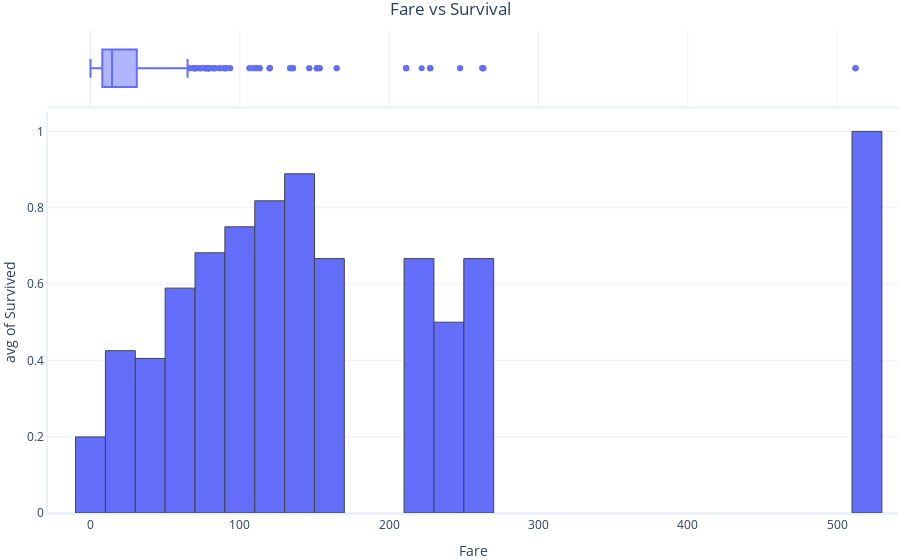

Here is the notebook cell this chart was saved with:
### Markdown cell above
No relationship between fare and age

### Code cell
#does age and cost of fare paid have any relationship
#  Plot Fare vs Survival
graphing.histogram(dataset, label_x="Fare", label_y="Survived", histfunc="avg", nbins=30, title="Fare vs Survival", include_boxplot=True, show=True)

# Plot Age vs Survival
graphing.histogram(dataset, label_x="Age", label_y="Survived", histfunc="avg", title="Age vs Survival", nbins=30, include_boxplot=True)

### Figure 1 — Plotly figure (JSON) as saved in the notebook; plotly's stock layout.template omitted (floating-point values rounded to 4 significant figures; data arrays with more than 128 entries replaced by an {"elided": "..."} marker saying what was removed)
{"data": [{"alignmentgroup": "True", "bingroup": "x", "histfunc": "avg", "hovertemplate": "Fare=%{x}<br>avg of Survived=%{y}<extra></extra>", "legendgroup": "", "marker": {"color": "#636efa", "pattern": {"shape": ""}}, "name": "", "nbinsx": 30, "offsetgroup": "", "orientation": "v", "showlegend": false, "type": "histogram", "x": {"elided": "891 float values"}, "xaxis": "x", "y": {"elided": "891 int values"}, "yaxis": "y"}, {"alignmentgroup": "True", "hovertemplate": "Fare=%{x}<extra></extra>", "legendgroup": "", "marker": {"color": "#636efa"}, "name": "", "notched": false, "offsetgroup": "", "showlegend": false, "type": "box", "x": {"elided": "891 float values"}, "xaxis": "x2", "yaxis": "y2"}], "layout": {"barmode": "relative", "legend": {"tracegroupgap": 0}, "title": {"text": "Fare vs Survival"}, "xaxis": {"anchor": "y", "domain": [0, 1], "title": {"text": "Fare"}}, "xaxis2": {"anchor": "y2", "domain": [0, 1], "matches": "x", "showgrid": true, "showticklabels": false}, "yaxis": {"anchor": "x", "domain": [0, 0.8316], "title": {"text": "avg of Survived"}}, "yaxis2": {"anchor": "x2", "domain": [0.8416, 1], "matches": "y2", "showgrid": false, "showline": false, "showticklabels": false, "ticks": ""}}}
